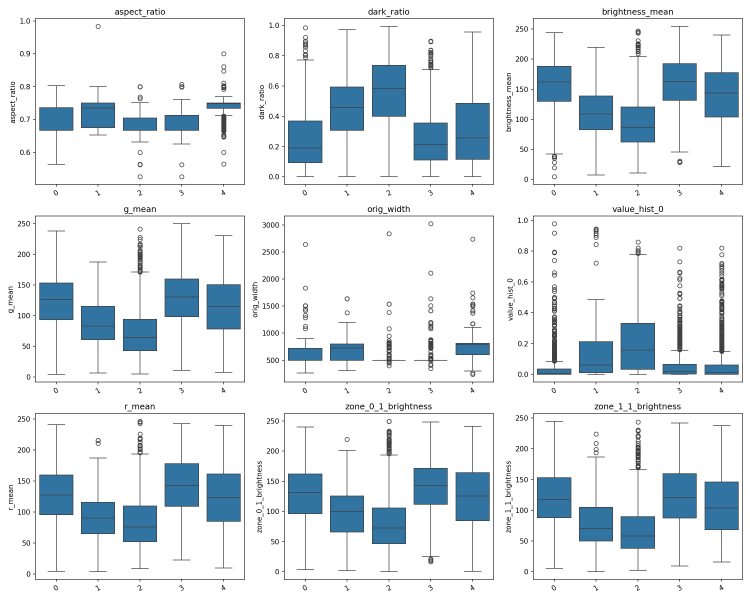
#> input picture boxplots_features_par_label.png, 2250 x 1800 px (shown at 1/3 size)
$ python -i analyse_caracteristiques_affiches.py   (imports and definitions only)   (older library calls are emulated)
#> lines starting #> are read from the running program, lines starting #| are printed output that depends on the picture; after the words box and inside, x2 and y2 are one past the last pixel; in counts of white or black regions, pixels touching at a corner belong together
"""
Analyse exploratoire des caractéristiques visuelles des affiches par label.

Objectif : mesurer un ensemble de caractéristiques simples (couleur, contraste,
texture) sur chaque image, les comparer entre les 5 catégories, et identifier
lesquelles sont les plus discriminantes AVANT même d'entraîner un modèle.
C'est une étape utile pour :
  - comprendre si le problème est "raisonnable" visuellement
  - éventuellement nourrir un modèle classique (SVM/Random Forest) avec ces
    features en plus/à la place des pixels bruts
  - orienter le choix d'augmentation de données (si la couleur est très
    discriminante, éviter les augmentations de couleur trop agressives par ex.)

Structure de fichiers attendue (dossier plat + CSV de correspondance) :
    train/*.jpg                  <- toutes les images, sans sous-dossier par classe
    labels.csv                   <- colonnes : nom de fichier + label
        exemple :
            filename,label
            poster_0001.jpg,comedie
            poster_0002.jpg,horreur
            ...

Si les noms de colonnes de votre CSV diffèrent de "filename"/"label", ajustez
CSV_FILENAME_COL et CSV_LABEL_COL dans la section CONFIGURATION ci-dessous.

Les images du dataset n'étant PAS toutes de la même taille, deux précautions
sont prises :
  1. les dimensions d'origine (largeur, hauteur, ratio d'aspect, résolution)
     sont elles-mêmes enregistrées comme features — potentiellement
     discriminantes (les affiches "art et essai" ont parfois un format
     différent des affiches commerciales)
  2. les calculs sensibles à la résolution (contours, texture GLCM) sont
     effectués sur une version redimensionnée à une taille fixe (STANDARD_SIZE),
     pour que les valeurs restent comparables d'une image à l'autre. Les
     features de couleur/luminosité, elles, sont des moyennes/écarts-types
     et restent valides quelle que soit la résolution d'origine.

Dépendances : opencv-python, scikit-image, pandas, seaborn, matplotlib, scipy, scikit-learn
    pip install opencv-python scikit-image pandas seaborn matplotlib scipy scikit-learn --break-system-packages
"""

import os
import numpy as np
import pandas as pd
import cv2
import matplotlib
# [1 line not run here, left out]
import matplotlib.pyplot as plt
import seaborn as sns
from PIL import Image
from skimage.feature import graycomatrix, graycoprops, hog, local_binary_pattern
from scipy.stats import f_oneway

# ----------------------------------------------------------------------------
# CONFIGURATION
# ----------------------------------------------------------------------------

DATA_DIR = "train"                  # dossier contenant toutes les .jpg
LABELS_CSV = "train_labels.csv"           # CSV avec la correspondance fichier -> label
CSV_FILENAME_COL = "filename"
CSV_LABEL_COL = "label"
CLASS_NAMES = {
    0: "animation",
    1: "blockbuster",
    2: "horreur",
    3: "comédie",
    4: "art_et_essai"
}

OUTPUT_CSV = "features_par_affiche.csv"
OUTPUT_MEANS_CSV = "moyennes_caracteristiques_par_genre.csv"
OUTPUT_FIG = "boxplots_features_par_label.png"
OUTPUT_COLOR_FIG = "comparaison_couleurs_par_genre.png"
STANDARD_SIZE = 256  # taille de redimensionnement pour les calculs sensibles
                      # à la résolution (contours, texture)
HISTOGRAM_BINS = 16


# ----------------------------------------------------------------------------
# EXTRACTION DES CARACTÉRISTIQUES
# ----------------------------------------------------------------------------

def colorfulness(image_bgr):
    """Métrique de Hasler & Süsstrunk (2003) : combine saturation et diversité
    chromatique en une seule valeur. Plus la valeur est haute, plus l'image
    est visuellement "colorée/spectaculaire"."""
    b, g, r = cv2.split(image_bgr.astype("float"))
    rg = np.absolute(r - g)
    yb = np.absolute(0.5 * (r + g) - b)
    std_rg, mean_rg = np.std(rg), np.mean(rg)
    std_yb, mean_yb = np.std(yb), np.mean(yb)
    std_root = np.sqrt((std_rg ** 2) + (std_yb ** 2))
    mean_root = np.sqrt((mean_rg ** 2) + (mean_yb ** 2))
    return std_root + (0.3 * mean_root)


def warm_cool_ratio(hue_channel):
    """Proportion de pixels dans les teintes chaudes (rouge/orange/jaune,
    hue OpenCV 0-30 et 150-180) par rapport aux teintes froides (bleu/vert,
    hue 60-140)."""
    warm_mask = ((hue_channel <= 30) | (hue_channel >= 150))
    cool_mask = (hue_channel >= 60) & (hue_channel <= 140)
    n_warm = np.sum(warm_mask)
    n_cool = np.sum(cool_mask)
    if n_cool == 0:
        return float(n_warm)  # évite division par zéro
    return n_warm / n_cool


def normalized_histogram(channel, bins, value_range):
    histogram, _ = np.histogram(channel, bins=bins, range=value_range)
    return histogram.astype(float) / max(histogram.sum(), 1)


def add_histogram_features(features, img_hsv):
    """Ajoute des histogrammes HSV normalisés, indépendants de la résolution."""
    channels = (("hue", img_hsv[:, :, 0], (0, 180)),
                ("saturation", img_hsv[:, :, 1], (0, 256)),
                ("value", img_hsv[:, :, 2], (0, 256)))
    for name, channel, value_range in channels:
        histogram = normalized_histogram(channel, HISTOGRAM_BINS, value_range)
        for index, value in enumerate(histogram):
            features[f"{name}_hist_{index}"] = float(value)


def add_lab_features(features, image_bgr):
    """Ajoute les moyennes et écarts-types dans l'espace couleur LAB."""
    image_lab = cv2.cvtColor(image_bgr, cv2.COLOR_BGR2LAB)
    channel_names = ("lab_l", "lab_a", "lab_b")
    for index, name in enumerate(channel_names):
        channel = image_lab[:, :, index]
        features[f"{name}_mean"] = float(np.mean(channel))
        features[f"{name}_std"] = float(np.std(channel))


def add_zone_features(features, img_gray, img_hsv):
    """Mesure couleur, luminosité et contours séparément dans quatre zones."""
    height, width = img_gray.shape
    edges = cv2.Canny(img_gray, 100, 200)
    for row in range(2):
        for column in range(2):
            y_start, y_end = row * height // 2, (row + 1) * height // 2
            x_start, x_end = column * width // 2, (column + 1) * width // 2
            zone_name = f"zone_{row}_{column}"
            gray_zone = img_gray[y_start:y_end, x_start:x_end]
            hsv_zone = img_hsv[y_start:y_end, x_start:x_end]
            edge_zone = edges[y_start:y_end, x_start:x_end]
            features[f"{zone_name}_brightness"] = float(np.mean(gray_zone))
            features[f"{zone_name}_saturation"] = float(np.mean(hsv_zone[:, :, 1]))
            features[f"{zone_name}_colorfulness"] = float(
                colorfulness(cv2.cvtColor(hsv_zone, cv2.COLOR_HSV2BGR)))
            features[f"{zone_name}_edge_density"] = float(np.mean(edge_zone > 0))


def add_shape_features(features, img_gray):
    """Ajoute des descripteurs classiques de forme et de texture, sans modèle appris."""
    shape_image = cv2.resize(img_gray, (64, 64))
    hog_values = hog(
        shape_image,
        orientations=9,
        pixels_per_cell=(16, 16),
        cells_per_block=(2, 2),
        block_norm="L2-Hys",
        feature_vector=True,
    )
    # Un histogramme compact évite de créer des milliers de colonnes HOG.
    hog_histogram, _ = np.histogram(hog_values, bins=16, range=(0, 1))
    hog_histogram = hog_histogram.astype(float) / max(hog_histogram.sum(), 1)
    for index, value in enumerate(hog_histogram):
        features[f"hog_{index}"] = float(value)

    lbp = local_binary_pattern(shape_image, P=8, R=1, method="uniform")
    lbp_histogram, _ = np.histogram(lbp, bins=np.arange(11), range=(0, 10))
    lbp_histogram = lbp_histogram.astype(float) / max(lbp_histogram.sum(), 1)
    for index, value in enumerate(lbp_histogram):
        features[f"lbp_hist_{index}"] = float(value)

    half = img_gray.shape[1] // 2
    left = img_gray[:, :half]
    right = cv2.flip(img_gray[:, -half:], 1)
    features["symmetry_score"] = float(np.mean(np.abs(left.astype(float) - right)))


def extract_features(image_path):
#> called with image_path = 'boxplots_features_par_label.png'
    try:
        with Image.open(image_path) as image:
#> image is the input picture: PIL image 2250x1800 RGBA; mean R, G, B, A 226.4, 232.9, 237.3, 255
            image_rgb = image.convert("RGB")
            image_rgb.load()
        img_bgr = cv2.cvtColor(np.asarray(image_rgb), cv2.COLOR_RGB2BGR)
    except (OSError, ValueError):
        return None

    orig_height, orig_width = img_bgr.shape[:2]
    aspect_ratio = orig_width / orig_height
    resolution_mp = (orig_width * orig_height) / 1_000_000  # mégapixels

    img_gray = cv2.cvtColor(img_bgr, cv2.COLOR_BGR2GRAY)
    img_hsv = cv2.cvtColor(img_bgr, cv2.COLOR_BGR2HSV)
#> img_hsv: shape (1800, 2250, 3); mean H, S, V 10, 17.3, 237.3

    h, s, v = cv2.split(img_hsv)
    b, g, r = cv2.split(img_bgr)

    # --- Dimensions d'origine (dataset non uniforme) ---
    # Ces features capturent le format brut de l'affiche, potentiellement
    # révélateur du type de production/édition.


    # --- Couleur ---
    brightness_mean = float(np.mean(v))
#> brightness_mean = 237.3
    brightness_std = float(np.std(v))
#> brightness_std = 47.03
    saturation_mean = float(np.mean(s))
#> saturation_mean = 17.31
    saturation_std = float(np.std(s))
#> saturation_std = 52.38
    r_mean, g_mean, b_mean = float(np.mean(r)), float(np.mean(g)), float(np.mean(b))
#> r_mean = 226.4; g_mean = 232.9; b_mean = 237.3
    colorfulness_score = float(colorfulness(img_bgr))
#> in colorfulness, `std_rg, mean_rg = np.std(rg), np.mean(rg)`: std_rg = 19.61; mean_rg = 6.48
#> in colorfulness, `std_yb, mean_yb = np.std(yb), np.mean(yb)`: std_yb = 23.18; mean_yb = 7.66
#> in colorfulness, `std_root = np.sqrt((std_rg ** 2) + (std_yb ** 2))`: std_root = 30.36
#> in colorfulness, `mean_root = np.sqrt((mean_rg ** 2) + (mean_yb ** 2))`: mean_root = 10.03
#> colorfulness_score = 33.37
    wc_ratio = float(warm_cool_ratio(h))
#> in warm_cool_ratio, `warm_mask = ((hue_channel <= 30) | (hue_channel >= 150))`:
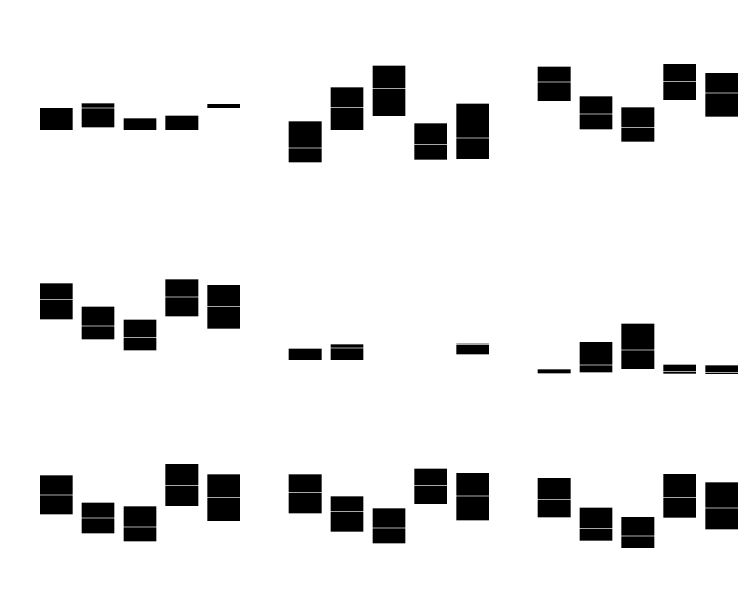
#> warm_mask: shape (1800, 2250) bool (shown at 1/3 size); 90.2% white; 81 black regions, largest, box (x1, y1, x2, y2) and area: (1369, 311, 1467, 413) 9996, (1118, 267, 1216, 348) 7938, (866, 364, 965, 443) 7821
#> in warm_cool_ratio, `cool_mask = (hue_channel >= 60) & (hue_channel <= 140)`:
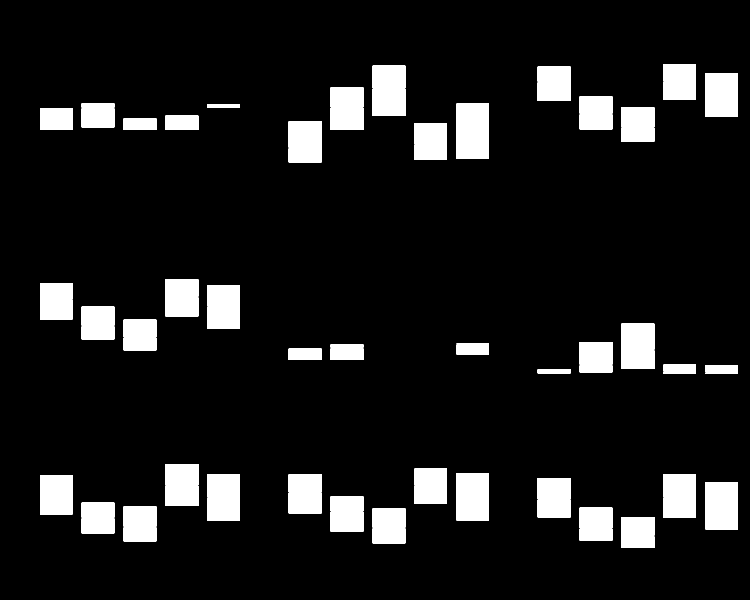
#> cool_mask: shape (1800, 2250) bool (shown at 1/3 size); 9.8% white; 81 white regions, largest, box (x1, y1, x2, y2) and area: (1369, 311, 1467, 413) 9996, (1118, 267, 1216, 348) 7938, (866, 364, 965, 443) 7821
#> in warm_cool_ratio, `n_warm = np.sum(warm_mask)`: n_warm = 3651215
#> in warm_cool_ratio, `n_cool = np.sum(cool_mask)`: n_cool = 398785
#> wc_ratio = 9.16

    # Entropie de l'histogramme de couleur (sur la teinte, 32 bins)
    hist_h = cv2.calcHist([img_hsv], [0], None, [32], [0, 180])
#> hist_h = 32 values, max 3651215 at index 0, min 0 at index 1, mean 126562.5
    hist_h = hist_h / (hist_h.sum() + 1e-8)
#> hist_h = 32 values, max 0.902 at index 0, min 0 at index 1, mean 0.0312
    color_entropy = float(-np.sum(hist_h * np.log2(hist_h + 1e-8)))
#> color_entropy = 0.464

    # --- Contraste / luminosité ---
    # Note : contrast, dark_ratio, bright_ratio sont des proportions/écarts-types
    # normalisés (0-255, ou ratios de pixels) donc valides quelle que soit la
    # résolution — pas besoin de standardiser la taille pour ceux-là.
    contrast = float(np.std(img_gray))
#> contrast = 58.59
    dark_ratio = float(np.mean(img_gray < 60))     # proportion de pixels sombres
#> dark_ratio = 0.0148
    bright_ratio = float(np.mean(img_gray > 200))  # proportion de pixels clairs
#> bright_ratio = 0.859

    # --- Contours / texture : calculés sur une taille FIXE (STANDARD_SIZE) ---
    # Important car le dataset n'est pas uniformément dimensionné : la densité
    # de contours et la texture GLCM dépendent de la résolution (une image
    # plus grande a mécaniquement plus de pixels de contour). Redimensionner
    # d'abord rend ces features comparables entre toutes les images.
    img_gray_std = cv2.resize(img_gray, (STANDARD_SIZE, STANDARD_SIZE))
    img_hsv_std = cv2.resize(img_hsv, (STANDARD_SIZE, STANDARD_SIZE))
#> img_hsv_std: shape (256, 256, 3); mean H, S, V 10.1, 17.5, 236.5

    edges = cv2.Canny(img_gray_std, 100, 200)
#> edges: shape (256, 256); 11% white in thin lines or dots
    edge_density = float(np.mean(edges > 0))
#> edge_density = 0.11

    # Sous-échantillonnage des niveaux de gris à 32 pour accélérer le calcul
    img_gray_small = (img_gray_std / 8).astype(np.uint8)  # 256 -> 32 niveaux
    glcm = graycomatrix(img_gray_small, distances=[1], angles=[0],
                         levels=32, symmetric=True, normed=True)
    texture_contrast = float(graycoprops(glcm, "contrast")[0, 0])
#> texture_contrast = 35.73
    texture_homogeneity = float(graycoprops(glcm, "homogeneity")[0, 0])
#> texture_homogeneity = 0.91
    texture_energy = float(graycoprops(glcm, "energy")[0, 0])
#> texture_energy = 0.804

    features = {
        # Dimensions d'origine
        "orig_width": orig_width,
        "orig_height": orig_height,
        "aspect_ratio": aspect_ratio,
        "resolution_mp": resolution_mp,

        # Couleur
        "brightness_mean": brightness_mean,
        "brightness_std": brightness_std,
        "saturation_mean": saturation_mean,
        "saturation_std": saturation_std,
        "r_mean": r_mean,
        "g_mean": g_mean,
        "b_mean": b_mean,
        "colorfulness": colorfulness_score,
        "warm_cool_ratio": wc_ratio,
        "color_entropy": color_entropy,
        # Contraste / texture (calculés à résolution standardisée)
        "contrast": contrast,
        "dark_ratio": dark_ratio,
        "bright_ratio": bright_ratio,
        "edge_density": edge_density,
        "texture_contrast": texture_contrast,
        "texture_homogeneity": texture_homogeneity,
        "texture_energy": texture_energy,
    }
    add_histogram_features(features, img_hsv_std)
#> the loop in add_histogram_features, `for name, channel, value_range in channels:` made 3 passes
#> (name, value_range) on passes 1 to 3: ('hue', (0, 180)), ('saturation', (0, 256)), ('value', (0, 256))
#> after the loop in add_histogram_features, `for name, channel, value_range in channels:`: features = 69 items
    add_lab_features(features, img_bgr)
#> after the loop in add_lab_features, `for index, name in enumerate(channel_names):`: features = 75 items
    add_zone_features(features, img_gray_std, img_hsv_std)
#> the loop in add_zone_features, `for row in range(2):` made 2 passes
#> pass 1, in colorfulness (call 2), `rg = np.absolute(r - g)`:
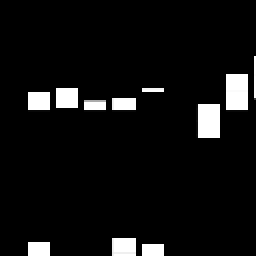
#> rg: shape (128, 128) float64 (shown 2 times larger); min 0, max 67, mean 4.1; drawn with min black and max white
#> after the loop in add_zone_features, `for row in range(2):`:
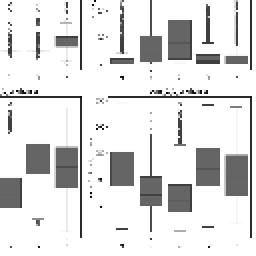
#> gray_zone: shape (128, 128) (shown 2 times larger); min 0, max 255, mean 224.6
#> after the loop in add_zone_features, `for row in range(2):`: features = 91 items
    add_shape_features(features, img_gray_std)
#> in add_shape_features, `shape_image = cv2.resize(img_gray, (64, 64))`:
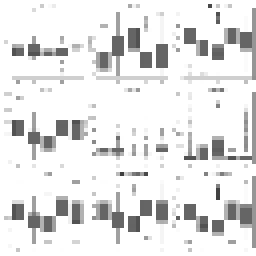
#> shape_image: shape (64, 64) (shown 4 times larger); min 62, max 255, mean 231
#> in add_shape_features, `hog_values = hog( shape_image, orientations=9, pixels_per_cell=(16, 16..`: hog_values = 324 values, max 0.362 at index 184, min 0 at index 17, mean 0.119
#> in add_shape_features, `hog_histogram, _ = np.histogram(hog_values, bins=16, range=(0, 1))`: hog_histogram = [151, 71, 25, 10, 14, 53, 0, 0, 0, 0, 0, 0, 0, 0, 0, 0]
#> in add_shape_features, `hog_histogram = hog_histogram.astype(float) / max(hog_histogram.sum(),..`: hog_histogram = [0.466, 0.219, 0.0772, 0.0309, 0.0432, 0.164, 0, 0, 0, 0, 0, 0, 0, 0, 0, 0]
#> the loop in add_shape_features, `for index, value in enumerate(hog_histogram):` made 16 passes
#> value on passes 1 to 8: 0.466, 0.219, 0.0772, 0.0309, 0.0432, 0.164, 0, 0
#> after the loop in add_shape_features, `for index, value in enumerate(hog_histogram):`: features = 107 items
#> in add_shape_features, `lbp = local_binary_pattern(shape_image, P=8, R=1, method="uniform")`:
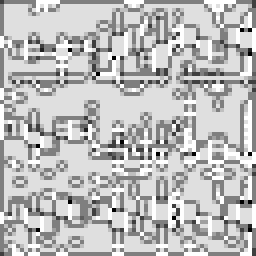
#> lbp: shape (64, 64) float64 (shown 4 times larger); min 1, max 9, mean 6.92; drawn with min black and max white
#> in add_shape_features, `lbp_histogram, _ = np.histogram(lbp, bins=np.arange(11), range=(0, 10))`: lbp_histogram = [0, 18, 4, 154, 13, 1117, 72, 374, 1911, 433]
#> in add_shape_features, `lbp_histogram = lbp_histogram.astype(float) / max(lbp_histogram.sum(),..`: lbp_histogram = [0, 0.00439, 0.000977, 0.0376, 0.00317, 0.273, 0.0176, 0.0913, 0.467, 0.106]
#> the loop in add_shape_features, `for index, value in enumerate(lbp_histogram):` made 10 passes
#> value on passes 1 to 8: 0, 0.00439, 0.000977, 0.0376, 0.00317, 0.273, 0.0176, 0.0913
#> after the loop in add_shape_features, `for index, value in enumerate(lbp_histogram):`: features = 117 items
#> in add_shape_features, `right = cv2.flip(img_gray[:, -half:], 1)`:
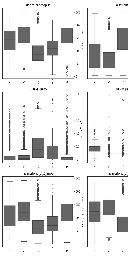
#> right: shape (256, 128); min 0, max 255, mean 228.5
    return features


# [165 lines left out: functions build_feature_dataframe, rank_features_by_discriminative_power, mean_features_by_genre, plot_features_by_label, plot_color_features_by_genre, not called in this run]


# [6 lines not run here, left out]

>>> result = extract_features('boxplots_features_par_label.png')
#> result = 118 items
